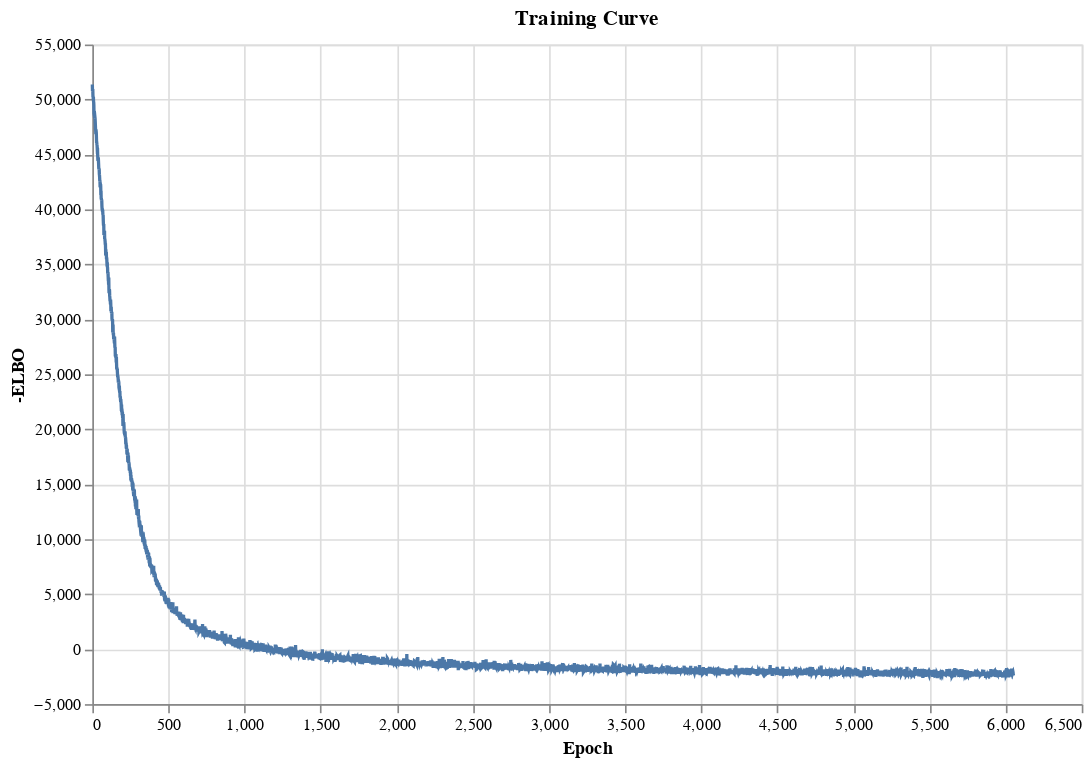

Here is the notebook cell this chart was saved with:
### Code cell
plot_training_curve(model)

### Figure 1 — Vega specification as saved in the notebook (floating-point values rounded to 4 significant figures; data arrays with more than 128 entries replaced by an {"elided": "..."} marker saying what was removed)
{"$schema": "https://vega.github.io/schema/vega/v5.json", "data": [{"name": "source_0", "values": {"elided": "6052 records"}}, {"name": "source_0_x_domain_Epoch", "values": [{"min": 0, "max": 6051}]}, {"name": "source_0_y_domain_-ELBO", "values": [{"min": -2637.0, "max": 51360.0}]}], "marks": [{"type": "line", "name": "marks", "from": {"data": "source_0"}, "sort": {"field": "datum[\"Epoch\"]"}, "encode": {"update": {"x": {"field": "Epoch", "scale": "x"}, "defined": {"signal": "isValid(datum[\"Epoch\"]) && isFinite(+datum[\"Epoch\"]) && isValid(datum[\"-ELBO\"]) && isFinite(+datum[\"-ELBO\"])"}, "stroke": {"value": "#4c78a8"}, "y": {"field": "-ELBO", "scale": "y"}}}, "style": ["line"]}], "scales": [{"name": "x", "type": "linear", "domain": [{"signal": "(data(\"source_0_x_domain_Epoch\")[0] || {}).min"}, {"signal": "(data(\"source_0_x_domain_Epoch\")[0] || {}).max"}], "range": [0, {"signal": "width"}], "nice": true, "zero": false}, {"name": "y", "type": "linear", "domain": [{"signal": "(data(\"source_0_y_domain_-ELBO\")[0] || {}).min"}, {"signal": "(data(\"source_0_y_domain_-ELBO\")[0] || {}).max"}], "range": [{"signal": "height"}, 0], "zero": false, "nice": true}], "axes": [{"scale": "x", "tickCount": {"signal": "ceil(width/40)"}, "labels": false, "domain": false, "aria": false, "gridScale": "y", "grid": true, "ticks": false, "maxExtent": 0, "minExtent": 0, "zindex": 0, "orient": "bottom"}, {"scale": "y", "ticks": false, "grid": true, "labels": false, "minExtent": 0, "gridScale": "x", "domain": false, "maxExtent": 0, "orient": "left", "aria": false, "zindex": 0, "tickCount": {"signal": "ceil(height/40)"}}, {"scale": "x", "grid": false, "labelFlush": true, "labelOverlap": true, "tickCount": {"signal": "ceil(width/40)"}, "zindex": 0, "orient": "bottom", "title": "Epoch"}, {"scale": "y", "tickCount": {"signal": "ceil(height/40)"}, "orient": "left", "zindex": 0, "labelOverlap": true, "grid": false, "title": "-ELBO"}], "title": {"text": "Training Curve", "frame": "group"}, "style": "cell", "height": 400, "width": 600, "background": "white", "padding": 5}
